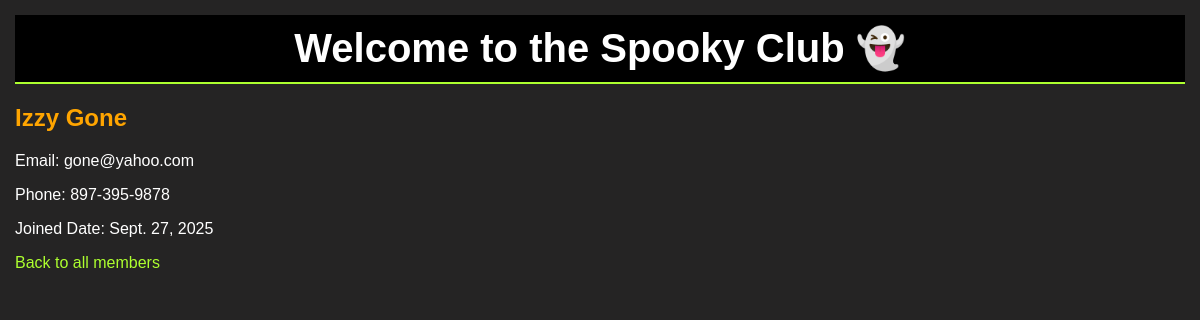
Page /details/2/ on the committed database.
### members/models.py (models this page shows, shortened)
class Member(models.Model):
    name = models.CharField(max_length=100)
    email = models.EmailField(unique=True)
    phone = models.CharField(max_length=15, blank=True)
    joined_date = models.DateField(auto_now_add=True)

### members/views.py (the view)
# urls.py: path('details/<int:id>/', views.details, name='details'),
def details(request, id):
  mymember = Member.objects.get(id=id)
  template = loader.get_template('details.html')
  context = {
    'mymember': mymember,
  }
  return HttpResponse(template.render(context, request))

### members/templates/details.html
{% extends "master.html" %} {% block title %}Member Details{% endblock %} {% block content %}
<h2>{{mymember.name}}</h2>
<p>Email: {{mymember.email}}</p>
<p>Phone: {{mymember.phone}}</p>
<p>Joined Date: {{mymember.joined_date}}</p>
<p><a href="{% url 'members' %}">Back to all members</a></p>
{% endblock %}

### members/static/members.css (style rules this page uses)
body { background-color: rgb(37, 36, 36); font-family: Arial, sans-serif; color: white; margin: 15px; }
a { color: greenyellow; text-decoration: none; }
h2 { color: orange }

### rows in the picture
Member: name "Izzy Gone", email "gone@yahoo.com", phone "897-395-9878", joined_date "Sept. 27, 2025"
